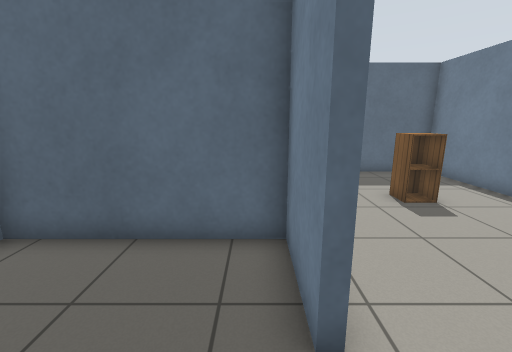
view 1 (above)

23 first-person views from a walk through a Gazebo world. The camera is 1.2 m above the floor, tilts 12° down and sees 90° across. The lines on the ground mark 1 m squares. The floor is counted in squares, 0.5 m on a side. Each view is taken from the middle of a square. On the plan, view 1 faces up. The plan holds only what a view shows up to about 17 squares ahead; the rest is blank. Gazebo's built-in surfaces are drawn with simple patterns.

view 2
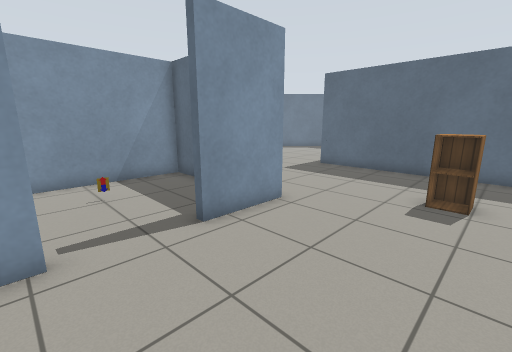

view 3
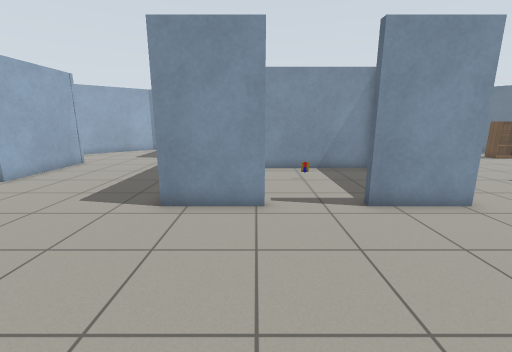

view 4
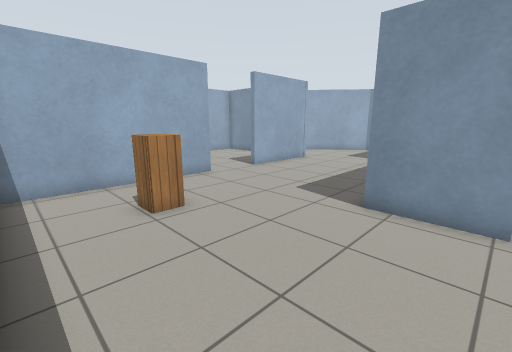

view 5
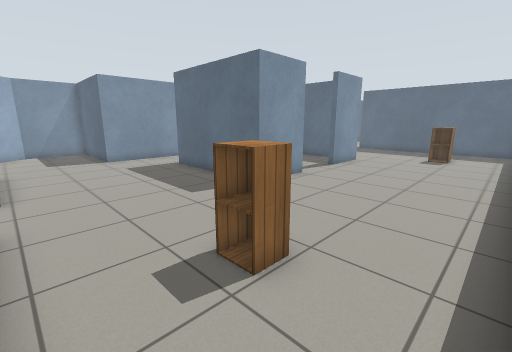

view 6
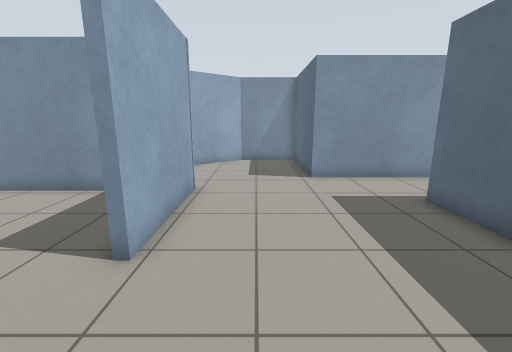

view 7
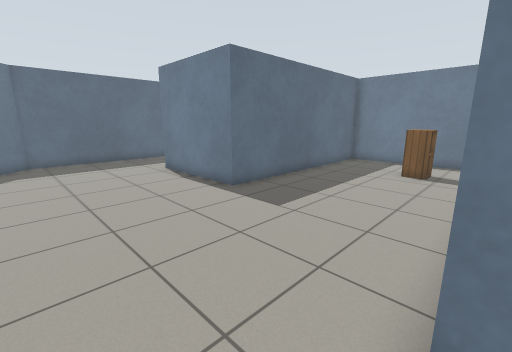

view 8
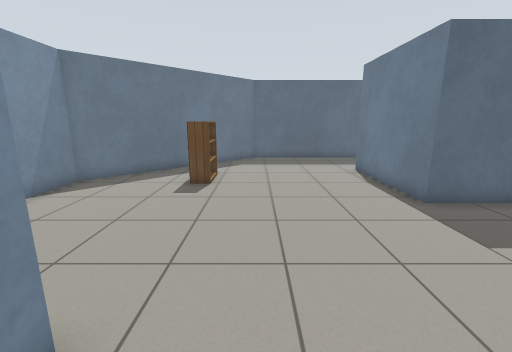

view 9
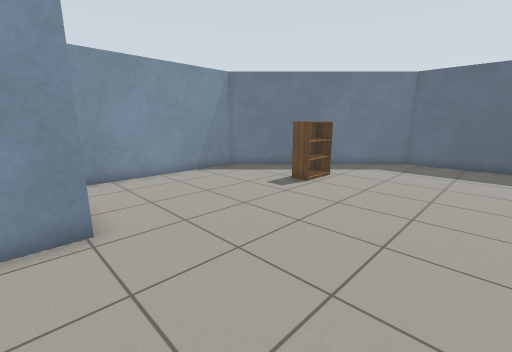

view 10
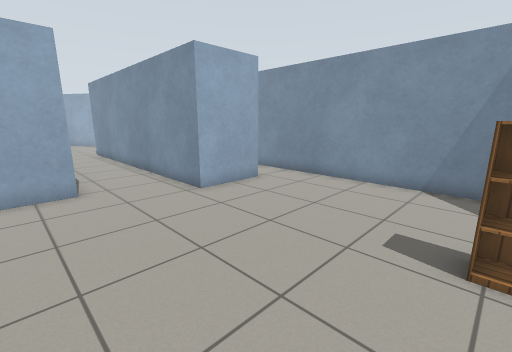

view 11
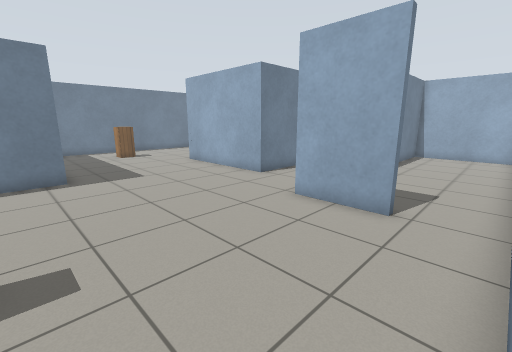

view 12
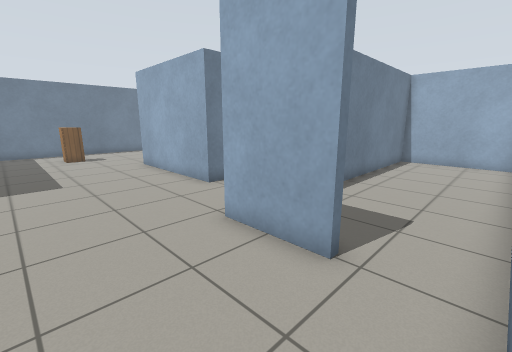

view 13
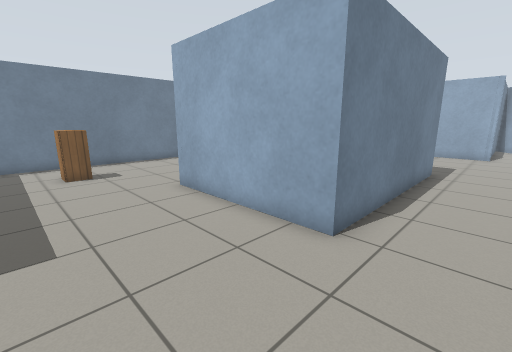

view 14
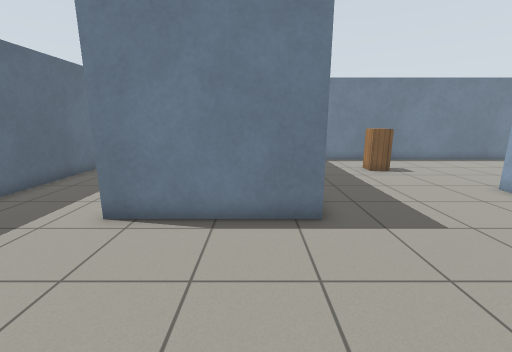

view 15
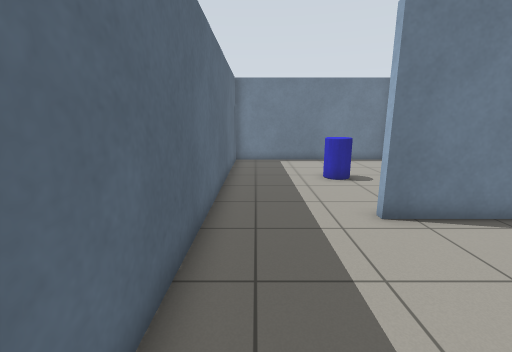

view 16
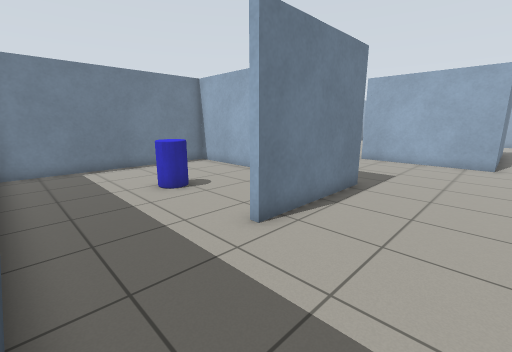

view 17
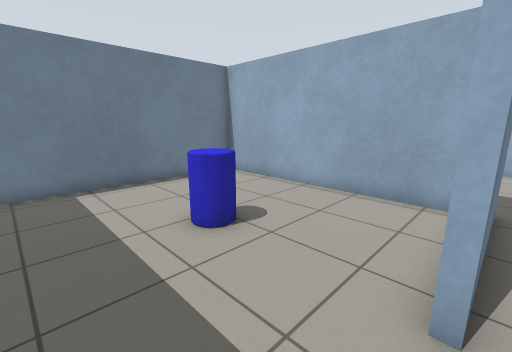

view 18
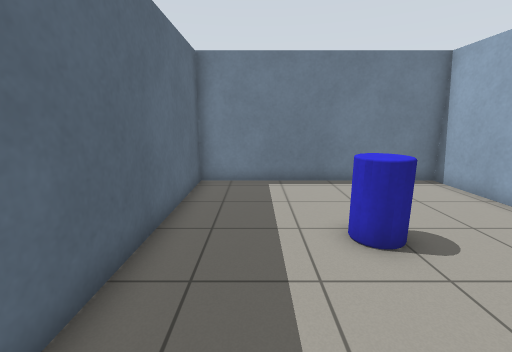

view 19
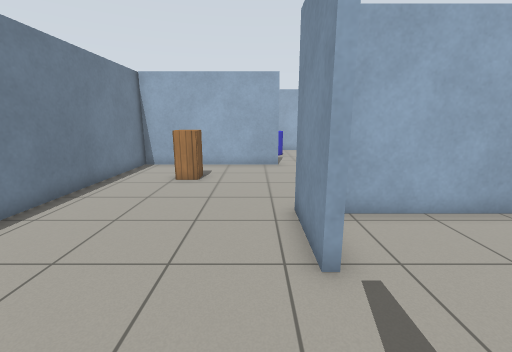

view 20
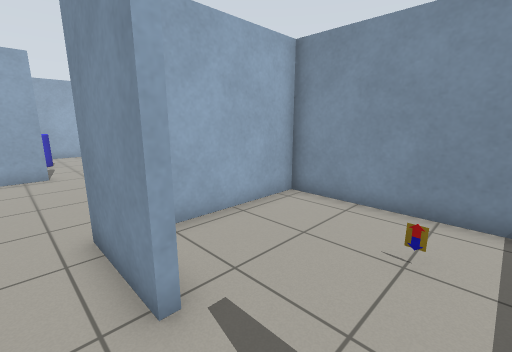

view 21
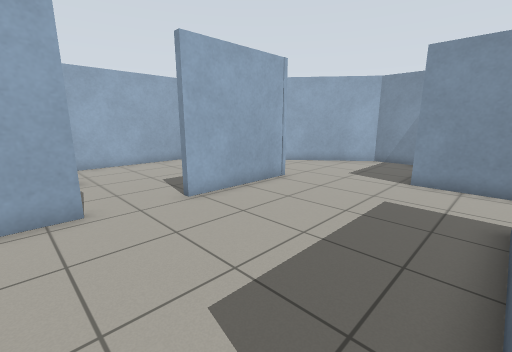

view 22
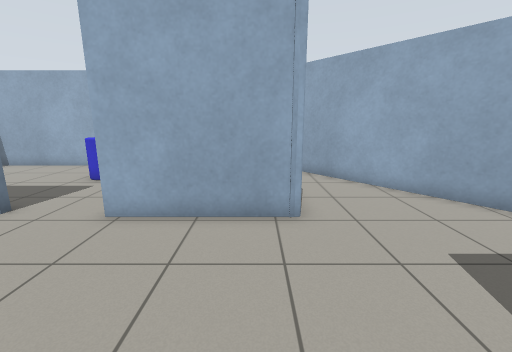

view 23
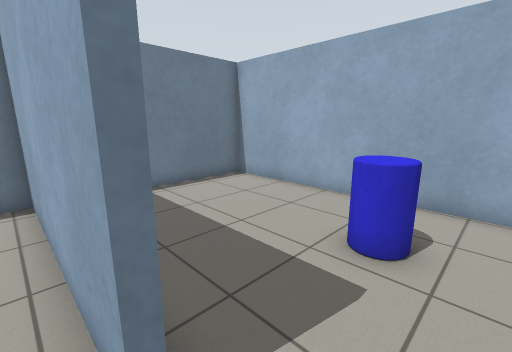

### Floor plan
Points are (right, up) in squares from view 1. A wall is a line through its corners. A room is listed if a view was taken in it or the views show most of it. See-through windows are left out.
Room 1 (view 1)
walls: (0.7, 2.1) (0.7, 4.9) (-5.3, 4.9) (-5.3, -3.4) (-0.2, -3.4)
ways out: opening at (1, 1) to room 2
objects: other object (-3, 1)
Room 2 (views 2, 3, 4, 5, 6, 7, 8, 9, 10, 11, 12, 13, 14, 15, 16, 17, 18, 19, 20, 21, 22)
walls: (0.9, -0.6) (0.9, -3.7) (-5.6, -3.7) (-5.6, 5.2) (0.9, 5.2) (0.9, 2.2); (-12, 7.1) (-9, 7.1) (-9, -6.6) (-14.3, -6.6) (-14.3, -9.9) (-8.3, -17.4); (-1.4, 22.3) (-7.1, 22.3) (-14.3, 15.1) (-14.3, 7.4); (-7.2, -11.2) (-2.1, -11.2); (0.6, -11.4) (8.3, -11.4) (8.3, 12.3) (-1.9, 12.3) (-1.9, 17.9)
ways out: opening at (1, 1) to room 1; opening at (-1, -10.3) to room 3; opening at (-2, 20) to room 4; opening at (-13.5, 7)
objects: bookshelf (-9, 15) to (-9, 16); cabinet (5, -8); cabinet (5, 8)
Room 3 (view 23)
walls: (-2.1, -11.2) (-2.1, -11.6); (-6.8, -14.2) (-6.8, -18.1); (-6.4, -19.1) (8.3, -19.1) (8.3, -14.8)
ways out: opening at (-1, -10.3) to room 2
objects: other object (0, -16) to (1, -16)
Room 4 (no view inside)
walls: (-1.1, 12.6) (8.3, 12.6) (8.3, 22.3) (-1.4, 22.3)
ways out: opening at (-2, 20) to room 2
objects: other object (3, 17) to (3, 18)

Positions as (right, up) in squares from view 1, and headings:
1: (0, 0), facing up
2: (6, -1), facing up-left
3: (8, -1), facing left
4: (8, -1), facing down-left
5: (8, -11), facing up-left
6: (2, -9), facing left
7: (-8, 5), facing up-right
8: (-7, 5), facing up
9: (-3, 6), facing up-left
10: (-4, 15), facing down-left
11: (-14, 14), facing down-right
12: (-14, 11), facing down-right
13: (-8, 10), facing down-right
14: (-8, 14), facing right
15: (-8, 21), facing right
16: (-6, 22), facing down-right
17: (-2, 21), facing down-right
18: (-2, 20), facing right
19: (2, 3), facing down
20: (2, 2), facing down-left
21: (2, -4), facing down-left
22: (-6, -5), facing down
23: (-1, -11), facing down-right
